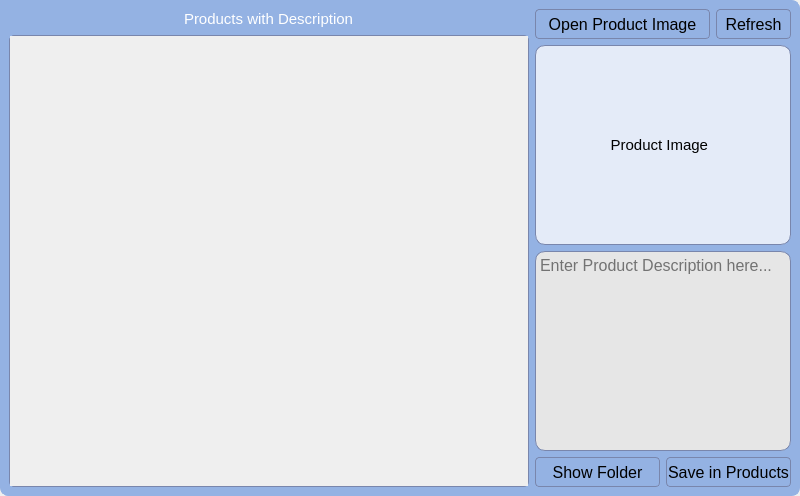
          <widget class="QWidget" name="tab_11">
           <attribute name="title">
            <string>Products</string>
           </attribute>
           <layout class="QHBoxLayout" name="horizontalLayout_47">
            <property name="leftMargin">
             <number>0</number>
            </property>
            <property name="topMargin">
             <number>0</number>
            </property>
            <property name="rightMargin">
             <number>0</number>
            </property>
            <property name="bottomMargin">
             <number>0</number>
            </property>
            <item>
             <widget class="QWidget" name="widget_8" native="true">
              <property name="styleSheet">
               <string notr="true">
#widget_8 {
    
	background-color: rgb(148, 178, 227);
    border: 1px solid #94b2e3;
       border-top-left-radius: 0px;   /* No radius on top-left */
    border-top-right-radius: 8px;  /* Rounded */
    border-bottom-left-radius: 8px; /* Rounded */
    border-bottom-right-radius: 8px; /* Rounded */
}

/* Add subtle shadow feel */
#widget_8:hover {
    background-color: #81a6e1;
       border-top-left-radius: 0px;   /* No radius on top-left */
    border-top-right-radius: 8px;  /* Rounded */
    border-bottom-left-radius: 8px; /* Rounded */
    border-bottom-right-radius: 8px; /* Rounded */
}

/* Optional focus / active effect */
#widget_8:focus {
    border: 2px solid #2b6ef3;
    background-color: #ffffff;
   border-top-left-radius: 0px;   /* No radius on top-left */
    border-top-right-radius: 8px;  /* Rounded */
    border-bottom-left-radius: 8px; /* Rounded */
    border-bottom-right-radius: 8px; /* Rounded */
}
</string>
              </property>
              <layout class="QHBoxLayout" name="horizontalLayout_24">
               <item>
                <layout class="QHBoxLayout" name="horizontalLayout_23">
                 <item>
                  <layout class="QVBoxLayout" name="verticalLayout_7">
                   <item>
                    <layout class="QHBoxLayout" name="horizontalLayout_20">
                     <item>
                      <spacer name="horizontalSpacer_7">
                       <property name="orientation">
                        <enum>Qt::Orientation::Horizontal</enum>
                       </property>
                       <property name="sizeHint" stdset="0">
                        <size>
                         <width>40</width>
                         <height>20</height>
                        </size>
                       </property>
                      </spacer>
                     </item>
                     <item>
                      <widget class="QLabel" name="label_25">
                       <property name="font">
                        <font>
                         <family>Segoe UI</family>
                         <pointsize>11</pointsize>
                         <italic>false</italic>
                         <bold>false</bold>
                        </font>
                       </property>
                       <property name="styleSheet">
                        <string notr="true">color: rgb(255, 255, 255);</string>
                       </property>
                       <property name="text">
                        <string>Products with Description</string>
                       </property>
                      </widget>
                     </item>
                     <item>
                      <spacer name="horizontalSpacer_8">
                       <property name="orientation">
                        <enum>Qt::Orientation::Horizontal</enum>
                       </property>
                       <property name="sizeHint" stdset="0">
                        <size>
                         <width>40</width>
                         <height>20</height>
                        </size>
                       </property>
                      </spacer>
                     </item>
                    </layout>
                   </item>
                   <item>
                    <widget class="QScrollArea" name="scrollArea_image_grid">
                     <property name="minimumSize">
                      <size>
                       <width>520</width>
                       <height>200</height>
                      </size>
                     </property>
                     <property name="styleSheet">
                      <string notr="true">


#scrollArea_image_grid {
background-color: #6578b3;
        border: 1px solid #7986ac;
    border-radius: 5px;



}

/* Scrollbar styling for a clean, modern look */
#scrollArea_image_grid QScrollBar:vertical {
    background: #a5bbe6;
    width: 10px;
    margin: 2px;
    border-radius: 5px;
}

#scrollArea_image_grid QScrollBar::handle:vertical {
     background: #5077ba;
    border-radius: 4px;
}

#scrollArea_image_grid QScrollBar::handle:vertical:hover {
    background: #496baa;
}

#scrollArea_image_grid QScrollBar::add-line:vertical,
#scrollArea_image_grid QScrollBar::sub-line:vertical {
    background: none;
    border: none;
}

#scrollArea_image_grid QScrollBar:horizontal {
    background: #a5bbe6;
    height: 10px;
    margin: 2px;
    border-radius: 5px;
}

#scrollArea_image_grid QScrollBar::handle:horizontal {
    background: #6c7cb0;
    border-radius: 5px;
}

#scrollArea_image_grid QScrollBar::handle:horizontal:hover {
    background: #4e5e9e;
}

#scrollArea_image_grid QScrollBar::add-line:horizontal,
#scrollArea_image_grid QScrollBar::sub-line:horizontal {
    background: none;
    border: none;
}
</string>
                     </property>
                     <property name="widgetResizable">
                      <bool>true</bool>
                     </property>
                     <widget class="QWidget" name="scrollAreaWidgetContents">
                      <property name="geometry">
                       <rect>
                        <x>0</x>
                        <y>0</y>
                        <width>518</width>
                        <height>636</height>
                       </rect>
                      </property>
                     </widget>
                    </widget>
                   </item>
                  </layout>
                 </item>
                 <item>
                  <layout class="QVBoxLayout" name="verticalLayout_8">
                   <item>
                    <layout class="QHBoxLayout" name="horizontalLayout_21">
                     <item>
                      <widget class="QPushButton" name="pushButton_open_product_image">
                       <property name="minimumSize">
                        <size>
                         <width>175</width>
                         <height>30</height>
                        </size>
                       </property>
                       <property name="maximumSize">
                        <size>
                         <width>16777215</width>
                         <height>30</height>
                        </size>
                       </property>
                       <property name="font">
                        <font>
                         <pointsize>12</pointsize>
                        </font>
                       </property>
                       <property name="styleSheet">
                        <string notr="true">QPushButton {


    background: qlineargradient(x1:0, y1:0, x2:0, y2:1,
        stop:0 #ebebeb, stop:1 #ffffff);
    color: black;
    border: none;
        border: 1px solid #7986ac;
    border-radius: 4px;
   
    
}

QPushButton:hover {
     background: qlineargradient(x1:0, y1:0, x2:0, y2:1,
        stop:0 #ffffff, stop:1 #ffffff);
}

QPushButton:pressed {
 

    background: qlineargradient(x1:0, y1:0, x2:0, y2:1,
        stop:0 #f4f6fb, stop:1 #cbcbcb);
color: black;
  
}

QPushButton:disabled {
    background: #475569;
    color: #94a3b8;
}</string>
                       </property>
                       <property name="text">
                        <string>Open Product Image</string>
                       </property>
                       <property name="shortcut">
                        <string>Ctrl+O</string>
                       </property>
                      </widget>
                     </item>
                     <item>
                      <widget class="QPushButton" name="pushButton_refresh_image_grid">
                       <property name="minimumSize">
                        <size>
                         <width>0</width>
                         <height>30</height>
                        </size>
                       </property>
                       <property name="maximumSize">
                        <size>
                         <width>100</width>
                         <height>30</height>
                        </size>
                       </property>
                       <property name="font">
                        <font>
                         <pointsize>12</pointsize>
                        </font>
                       </property>
                       <property name="styleSheet">
                        <string notr="true">QPushButton {


    background: qlineargradient(x1:0, y1:0, x2:0, y2:1,
        stop:0 #ebebeb, stop:1 #ffffff);
    color: black;
    border: none;
        border: 1px solid #7986ac;
    border-radius: 4px;
   
    
}

QPushButton:hover {
     background: qlineargradient(x1:0, y1:0, x2:0, y2:1,
        stop:0 #ffffff, stop:1 #ffffff);
}

QPushButton:pressed {
 

    background: qlineargradient(x1:0, y1:0, x2:0, y2:1,
        stop:0 #f4f6fb, stop:1 #cbcbcb);
color: black;
  
}

QPushButton:disabled {
    background: #475569;
    color: #94a3b8;
}</string>
                       </property>
                       <property name="text">
                        <string>Refresh</string>
                       </property>
                      </widget>
                     </item>
                    </layout>
                   </item>
                   <item>
                    <widget class="QLabel" name="label_image_show">
                     <property name="minimumSize">
                      <size>
                       <width>100</width>
                       <height>200</height>
                      </size>
                     </property>
                     <property name="maximumSize">
                      <size>
                       <width>400</width>
                       <height>16777215</height>
                      </size>
                     </property>
                     <property name="font">
                      <font>
                       <family>Segoe UI</family>
                       <pointsize>11</pointsize>
                       <italic>false</italic>
                       <bold>false</bold>
                      </font>
                     </property>
                     <property name="layoutDirection">
                      <enum>Qt::LayoutDirection::LeftToRight</enum>
                     </property>
                     <property name="autoFillBackground">
                      <bool>false</bool>
                     </property>
                     <property name="styleSheet">
                      <string notr="true">background-color: rgb(228, 235, 248);
        border: 1px solid #7986ac;
    border-radius: 10px;
color: rgb(0, 0, 0);</string>
                     </property>
                     <property name="frameShape">
                      <enum>QFrame::Shape::Box</enum>
                     </property>
                     <property name="text">
                      <string>                 Product Image</string>
                     </property>
                     <property name="scaledContents">
                      <bool>false</bool>
                     </property>
                    </widget>
                   </item>
                   <item>
                    <widget class="QTextEdit" name="textEdit_image_description">
                     <property name="minimumSize">
                      <size>
                       <width>100</width>
                       <height>200</height>
                      </size>
                     </property>
                     <property name="maximumSize">
                      <size>
                       <width>400</width>
                       <height>300</height>
                      </size>
                     </property>
                     <property name="font">
                      <font>
                       <pointsize>12</pointsize>
                      </font>
                     </property>
                     <property name="styleSheet">
                      <string notr="true">background-color: rgb(230, 230, 230);
        border: 1px solid #7986ac;
    border-radius: 10px;
color: rgb(255, 255, 255);
color: rgb(0, 0, 0);</string>
                     </property>
                     <property name="frameShape">
                      <enum>QFrame::Shape::WinPanel</enum>
                     </property>
                     <property name="placeholderText">
                      <string>Enter Product Description here...</string>
                     </property>
                    </widget>
                   </item>
                   <item>
                    <layout class="QHBoxLayout" name="horizontalLayout_22">
                     <item>
                      <widget class="QPushButton" name="pushButton_show_product_folder">
                       <property name="minimumSize">
                        <size>
                         <width>0</width>
                         <height>30</height>
                        </size>
                       </property>
                       <property name="maximumSize">
                        <size>
                         <width>16777215</width>
                         <height>30</height>
                        </size>
                       </property>
                       <property name="font">
                        <font>
                         <pointsize>12</pointsize>
                        </font>
                       </property>
                       <property name="styleSheet">
                        <string notr="true">QPushButton {


    background: qlineargradient(x1:0, y1:0, x2:0, y2:1,
        stop:0 #ebebeb, stop:1 #ffffff);
    color: black;
    border: none;
        border: 1px solid #7986ac;
    border-radius: 4px;
   
    
}

QPushButton:hover {
     background: qlineargradient(x1:0, y1:0, x2:0, y2:1,
        stop:0 #ffffff, stop:1 #ffffff);
}

QPushButton:pressed {
 

    background: qlineargradient(x1:0, y1:0, x2:0, y2:1,
        stop:0 #f4f6fb, stop:1 #cbcbcb);
color: black;
  
}

QPushButton:disabled {
    background: #475569;
    color: #94a3b8;
}</string>
                       </property>
                       <property name="text">
                        <string>Show Folder</string>
                       </property>
                      </widget>
                     </item>
                     <item>
                      <widget class="QPushButton" name="pushButton_save_description">
                       <property name="minimumSize">
                        <size>
                         <width>0</width>
                         <height>30</height>
                        </size>
                       </property>
                       <property name="maximumSize">
                        <size>
                         <width>16777215</width>
                         <height>30</height>
                        </size>
                       </property>
                       <property name="font">
                        <font>
                         <pointsize>12</pointsize>
                        </font>
                       </property>
                       <property name="styleSheet">
                        <string notr="true">QPushButton {


    background: qlineargradient(x1:0, y1:0, x2:0, y2:1,
        stop:0 #ebebeb, stop:1 #ffffff);
    color: black;
    border: none;
        border: 1px solid #7986ac;
    border-radius: 4px;
   
    
}

QPushButton:hover {
     background: qlineargradient(x1:0, y1:0, x2:0, y2:1,
        stop:0 #ffffff, stop:1 #ffffff);
}

QPushButton:pressed {
 

    background: qlineargradient(x1:0, y1:0, x2:0, y2:1,
        stop:0 #f4f6fb, stop:1 #cbcbcb);
color: black;
  
}

QPushButton:disabled {
    background: #475569;
    color: #94a3b8;
}</string>
                       </property>
                       <property name="text">
                        <string>Save in Products</string>
                       </property>
                      </widget>
                     </item>
                    </layout>
                   </item>
                  </layout>
                 </item>
                </layout>
               </item>
              </layout>
             </widget>
            </item>
           </layout>
          </widget>
